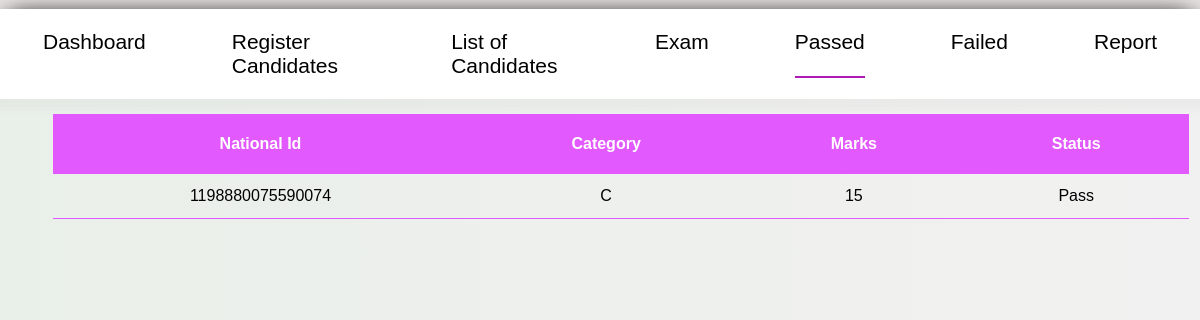
The page /pages/backend/passed.php (signed in) on the database its author committed.
### tables this page shows
CREATE TABLE `grade` (
  `CandidateNationalId` varchar(122) DEFAULT NULL,
  `LicenseExamCategory` varchar(122) DEFAULT NULL,
  `ObtainedMarks` varchar(177) DEFAULT NULL,
  `Decision` varchar(122) DEFAULT NULL
);

### pages/backend/passed.php (the view, shortened to what this page needs)
<?php
if(isset($_SESSION['myusername'])){
include_once "connection.php";
?>
<!DOCTYPE html>
<html lang="en">
<head>
	<link rel="stylesheet" href="../css/register_candidates.css?v=1.8">
	<link rel="stylesheet" href="../css/List_of_all_candidated.css">
</head>
<body>
<div class="container">
	<ul>
		<li><a href="dashboard.php">Dashboard</a></li>
		<li><a href="register_candidates.php">Register Candidates</a></li>
		<li ><a href="List_of_all_candidated.php">List of Candidates</a></li>
		 <li ><a href="exam.php">Exam</a></li>
		 <li class="register_candidates"><a href="pass.php">Passed</a></li>
		<li><a href="failed.php">Failed</a></li>
		<li><a href="report.php">Report</a></li>
	</ul>
	<div class="allcontent">
	<div class="displayed">
		<table>
			<tr>
				<th>National Id</th>
  				<th>Category</th>
  				<th>Marks</th>
				<th>Status</th>
			</tr>
<?php
$select=mysqli_query($conn,"SELECT * FROM `grade` WHERE Decision='Pass'");
while($row=mysqli_fetch_array($select)){
	$nationalid=$row['CandidateNationalId'];
 	$LicenseExamCategory=$row['LicenseExamCategory'];
	$ObtainedMarks=$row['ObtainedMarks'];
	$Decision=$row['Decision'];
	echo "
	<tr>
	<td>$nationalid</td>
	<td>$LicenseExamCategory</td>
	<td>$ObtainedMarks</td>
	<td>$Decision</td>
</tr>
	";
}
?>
		</table>
	</div>
	</div>
	</div>
</body>
</html>
<?php
}else{
	header("location:../../index.php");
}
?>

### pages/css/register_candidates.css (style rules this page uses)
* { margin: 0; padding: 0; box-sizing: border-box; text-decoration: none; list-style: none; font-family: 'Raleway', sans-serif; }
body { background-color: #dfd8d8aa; }
.container { width: 100%; height: auto; background: linear-gradient(to right,#e9efe9,#f5f5f5bf); border-radius: 24px; margin: 9px 0px; box-shadow: 0px 3px 20px 0px black; }
ul { display: flex; justify-content: center; display: flex; background: #ffffff; box-shadow: -1px 1px 7px 10px #c9c6c629; }
li { margin: 21px 43px; }
li a { font-size: 21px; color: black; }
.allcontent { display: flex; }
.displayed { width: 65%; height: 80vh; border-left: 2px solid rgb(198, 192, 192) ; border-right: 2px solid #db19db ; margin: 15px 11px; overflow-x:auto; }
table { border-collapse: collapse; width: 100%; text-align: center; }
table th { background: #e259fd; padding: 21px; color: white; }
table td { border-bottom: solid 1px #e259fd ; padding: 13px; }
.register_candidates { border-bottom: solid 2px #af19b4; }

### pages/css/List_of_all_candidated.css (style rules this page uses)
.displayed { width: 100%; border: none; }

### rows shown on the page
grade: CandidateNationalId "1198880075590074", LicenseExamCategory "C", ObtainedMarks "15", Decision "Pass"
